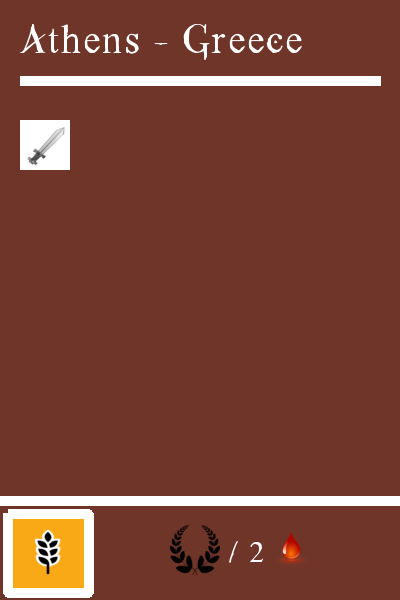
#> input picture tests/data/euro_card_images/card_10.png, 400 x 600 px
$ python convert_card_images.py --input ../../tests/data/euro_card_images --output out   (older library calls are emulated)
#> lines starting #> are read from the running program, lines starting #| are printed output that depends on the picture
### src/tgc_utils/utils.py
""" Utilities generic to most Python code
"""
import os


def list_files_at_path(path):
    """List files at a path
    :param path: a file path
    :return: list of files with absolute path names
    """
    abs_path = os.path.abspath(path)
    return [entry.path for entry in os.scandir(abs_path) if entry.is_file()]

### src/tgc_utils/convert_card_images.py
""" Convert card images for The Game Crafter

  * Add black margin around the card

"""
import argparse
import os

from pathlib import Path
from PIL import Image

from tgc_utils.utils import list_files_at_path

TGC_CARD_SPECS = {
    "euro_card": {
        "margin": 55,
        "size": (825, 1125),
    },
    "euro_square_card": {
        "margin": 55,
        "size": (900, 900),
    },
    "mini_card": {
        "margin": 55,
        "size": (600, 825),
    }
}


def parse_args():
    parser = argparse.ArgumentParser()
    parser.add_argument(
        "-i",
        "--input",
        help="A folder with input images and nothing else.",
        required=True,
    )
    parser.add_argument(
        "-o",
        "--output",
        help="A folder to write the output images. Output files retain names at input.",
        required=True,
    )
    parser.add_argument(
        "-s",
        "--size",
        choices=["euro_card", "euro_square_card", "mini_card"],
        default="euro_card",
        help="Size of the card.",
    )
    args = parser.parse_args()
    return args


def create_overlay_img(conf):
    """Create black base image

    :param conf: dict with 'size' key

    :return: PIL Image
    """
    img = Image.new("RGB", conf["size"], color="black")
#> img: PIL image 825x1125 RGB; every value is 0
#> in convert_card_images, input_img is the input picture: PIL image 400x600 RGB; mean R, G, B 123.1, 67.6, 54
    return img


def convert_card_img(img, overlay_img, conf):
    """Convert an image file to format that The Game Crafter can print"""
    w, h = conf["size"]
#> w = 825; h = 1125
    margin = conf["margin"]
#> margin = 55
    new_w = w - 2 * margin
#> new_w = 715
    new_h = h - 2 * margin
#> new_h = 1015
    img = img.resize((new_w, new_h), Image.ANTIALIAS)
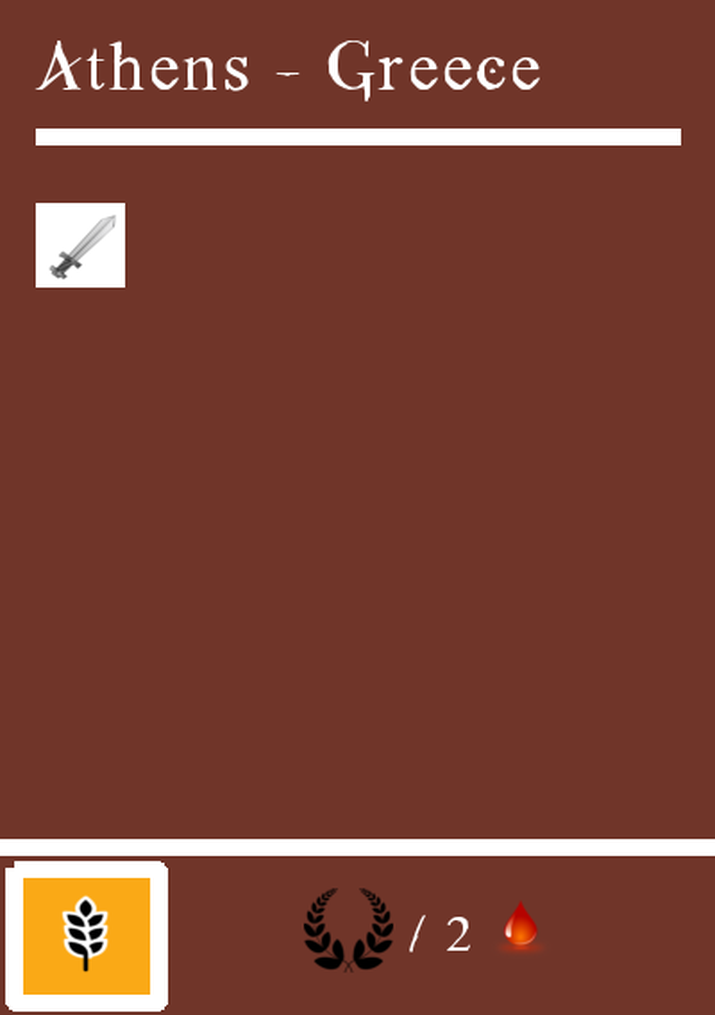
#> img: PIL image 715x1015 RGB; mean R, G, B 122.9, 67.4, 53.8
    card_img = overlay_img.copy()
    card_img.paste(img, (margin, margin), img.convert("RGBA"))
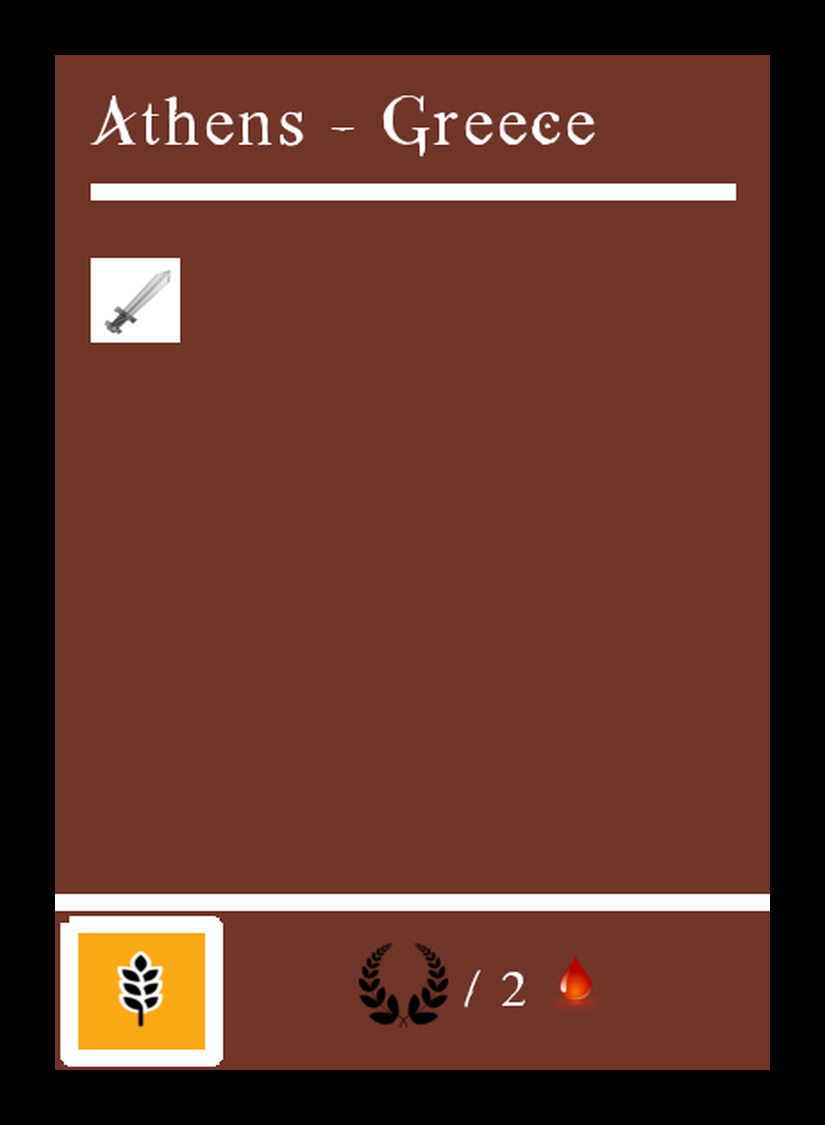
#> card_img: PIL image 825x1125 RGB; mean R, G, B 96.1, 52.7, 42.1
    return card_img


def convert_card_images(input_path, output_path, config):
    """Write and convert images at input path

    :return: None, writes directly to output_path
    """
    input_files = list_files_at_path(input_path)
    overlay_img = create_overlay_img(config)
    Path(output_path).mkdir(parents=True, exist_ok=True)

    for input_file in input_files:
        input_img = Image.open(input_file)
        card_img = convert_card_img(input_img, overlay_img, config)
        output_file = os.path.join(output_path, os.path.basename(input_file))
        card_img.save(output_file, "PNG")
#> pass 2 of the loop in convert_card_images, `for input_file in input_files:`:
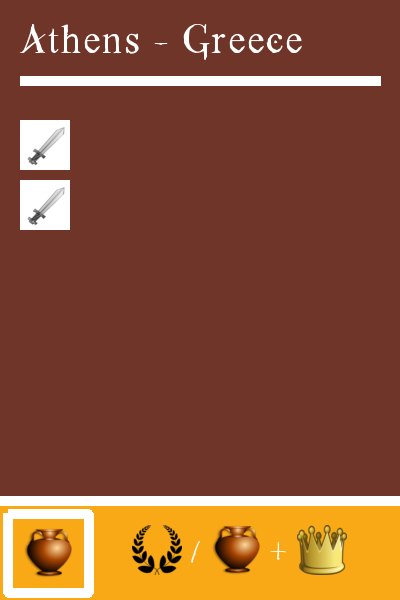
#> input picture tests/data/euro_card_images/card_11.png, 400 x 600 px
#> in convert_card_images, input_img is the input picture: PIL image 400x600 RGB; mean R, G, B 139, 82.1, 53.8
#> in convert_card_img (call 2), `img = img.resize((new_w, new_h), Image.ANTIALIAS)`:
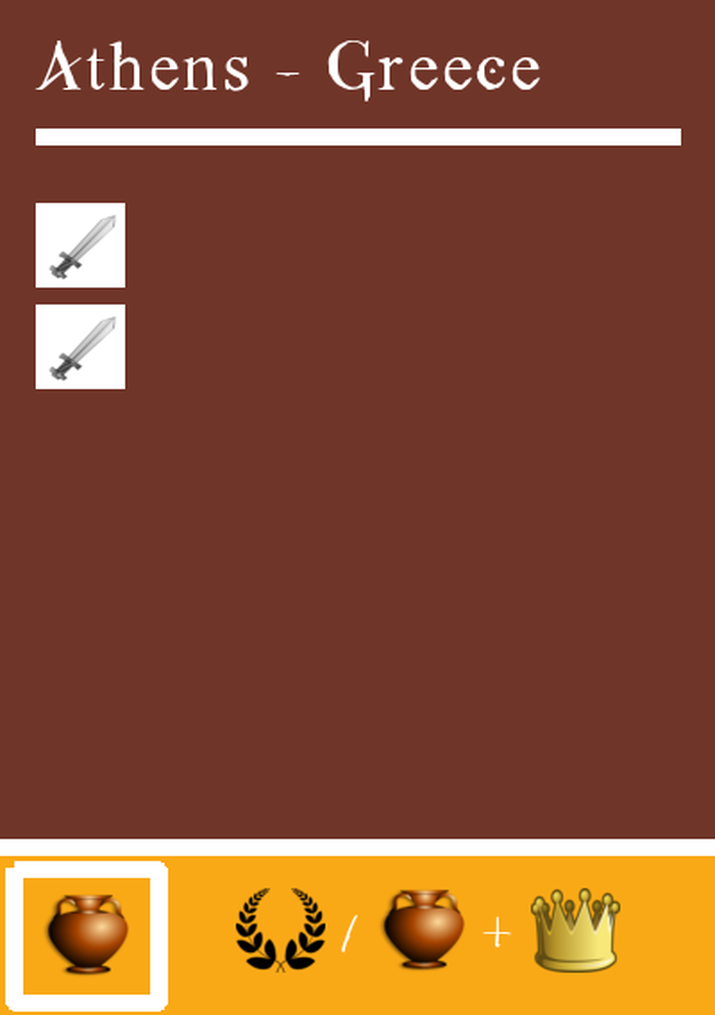
#> img: PIL image 715x1015 RGB; mean R, G, B 138.9, 82, 53.6
#> in convert_card_img (call 2), `card_img.paste(img, (margin, margin), img.convert("RGBA"))`:
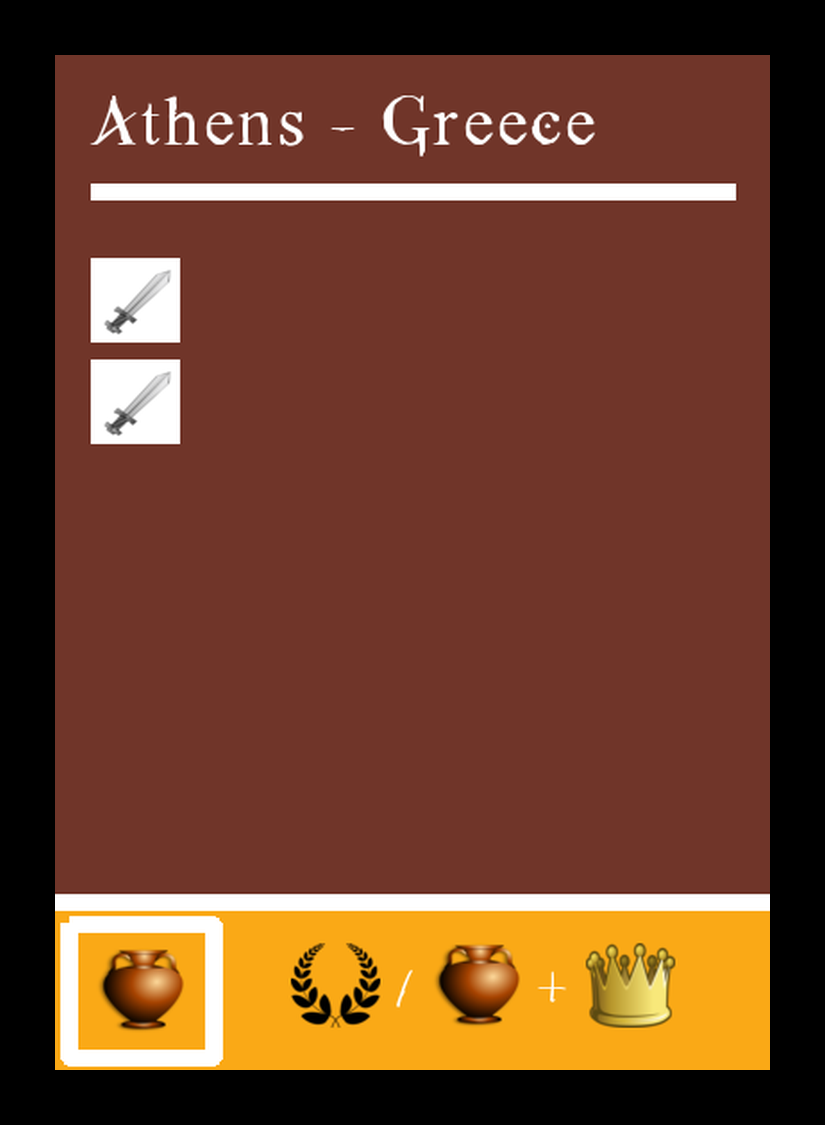
#> card_img: PIL image 825x1125 RGB; mean R, G, B 108.6, 64.1, 41.9


def main():
    args = parse_args()
    config = TGC_CARD_SPECS[args.size]
    convert_card_images(args.input, args.output, config)
    return 0


if __name__ == "__main__":
    main()
